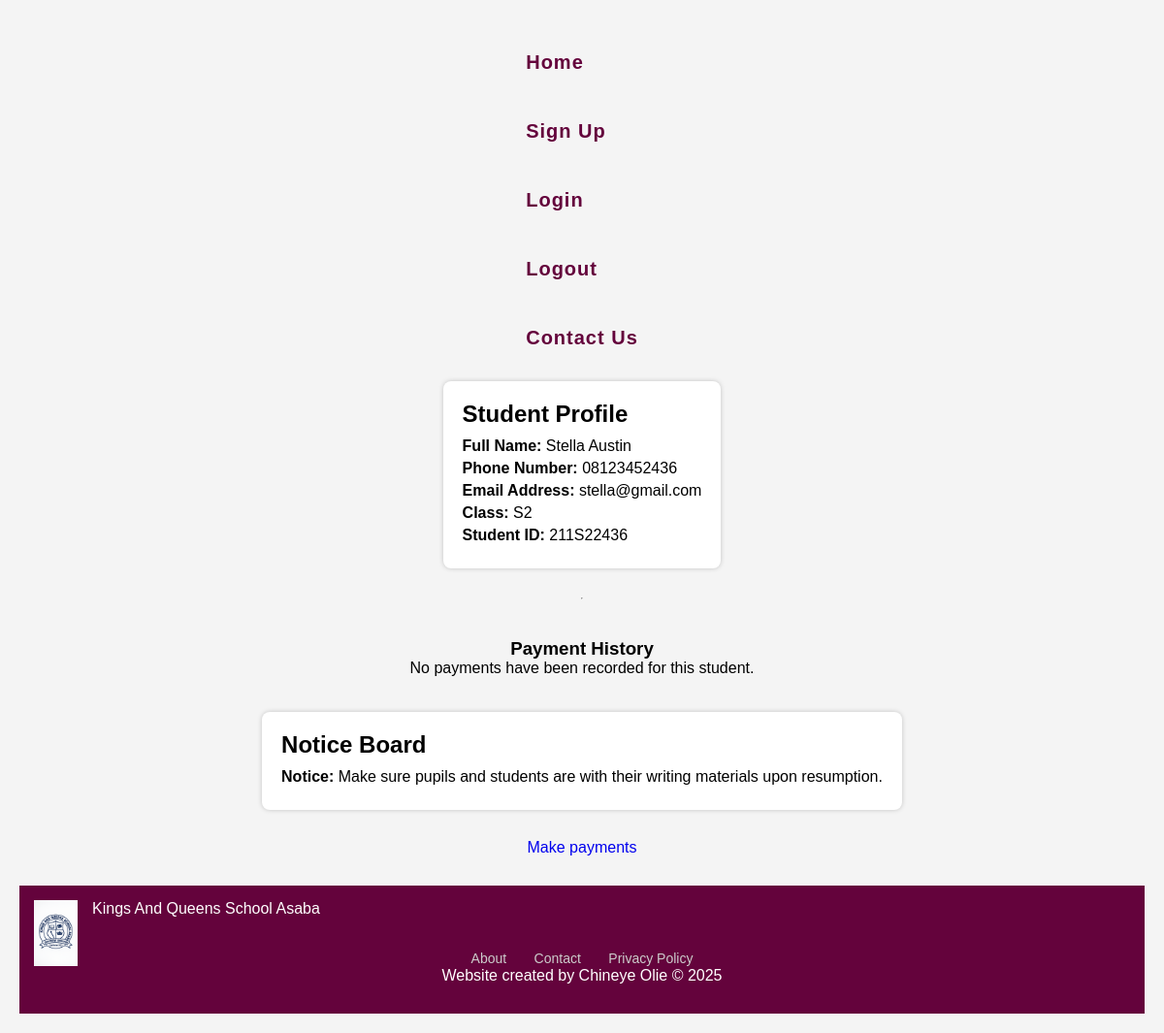
The app's page /adminstudent_profile/211S22436 with its own data.
### website/models.py (models this page shows)
class User(db.Model, UserMixin):
    id = db.Column(db.Integer, primary_key=True)
    student_id = db.Column(db.String(20), nullable=False)
    name = db.Column(db.String(100))
    email = db.Column(db.String(150), unique=True)
    phone = db.Column(db.String(20), nullable=False)
    password = db.Column(db.String(150), nullable=False)
    class_level = db.Column(db.String(10), nullable=False)

class NoticeBoard(db.Model, UserMixin):
    id = db.Column(db.Integer, primary_key=True)
    content= db.Column(db.Text)

### website/input.py (the view)
@input.route('/adminstudent_profile/<student_id>')
def student_profile(student_id):
    user = User.query.filter_by(student_id=student_id).first_or_404()
    payments = Payment.query.filter_by(student_id=student_id).all()
    notice = (NoticeBoard.query.order_by(NoticeBoard.id.desc()).first())
    return render_template("/admin/adminstudent_profile.html", user=user, payments=payments, notice=notice)

### website/templates/admin/adminstudent_profile.html (shortened to what this page needs)
<!DOCTYPE html>
<html lang="en">
<head>
    <link href="static/style.css" rel="stylesheet" >
</head>
<body>
    <nav>
        <ul>
            <li><a id="home" href="/">Home</a></li>
      <li><a id="signUp" href="/signup">Sign Up</a></li>
      <li><a id="login" href="/login">Login</a></li>
      <li><a id="logout" href="/logout">Logout</a></li>
      <li><a id="contact" href="/contact">Contact Us</a></li>
        </ul>
    </nav>
    <div class="profile-box">
        <div class="profile-title">Student Profile</div>
        <p class="profile-field"><strong>Full Name:</strong> {{ user.name }}</p>
        <p class="profile-field"><strong>Phone Number:</strong> {{ user.phone }}</p>
        <p class="profile-field"><strong>Email Address:</strong> {{ user.email }}</p>
        <p class="profile-field"><strong>Class:</strong> {{ user.class_level }}</p>
        <p class="profile-field"><strong>Student ID:</strong> {{ user.student_id }}</p>
    </div>
    <hr>
    <h3>Payment History</h3>
    {% if payments %}
        <table>
            <tr>
                <th>Amount Paid</th>
                <th>Date Paid</th>
                <th>Balance</th>
            </tr>
            {% for payment in payments %}
            <tr>
                <td>{{ payment.amount_paid }}</td>
                <td>{{ payment.date_paid }}</td>
                <td>{{ payment.balance }}</td>
            </tr>
            {% endfor %}
        </table>
    {% else %}
        <p>No payments have been recorded for this student.</p>
    {% endif %}
    <br><br>
    <div class="profile-box">
      <div class="profile-title">Notice Board</div>
      <p class="profile-field"><strong>Notice:</strong> {{ notice.content }}</p>
      </div>
  <p><a href="/payment">Make payments</p></a>
    <footer class="footer">
        <div class="footer-content">
          <img src= "{{ url_for('static', filename='file_0000000051a8620a8e2cce67cac70511.png') }}" alt="school logo" class="footer-logo">
      </div>
      <p class="footer-writing">Kings And Queens School Asaba</p>
      <br><br>
      <div class="footer-links">
        <a href="/about">About</a>
        <a href="/contact">Contact</a>
        <a href="/privacypolicy">Privacy Policy</a>
      </div>
        <p> Website created by Chineye Olie &copy; 2025</p>
      </footer>
</body>
</html>

### website/static/style.css (style rules this page uses)
body { background-color: #f0f0f0; font-family:sans-serif; display: flex; flex-direction: column; align-items: center; margin: 0; }
nav ul { list-style-type: none; padding: 0; }
nav ul li { display: inline; margin: 0 15px; }
nav ul li a { color: white; text-decoration: none; font-weight: bold; }
footer { margin-top: 30px; text-align: center; color: #555; }
.footer { background-color: rgb(100, 3, 60);; color: #fff; width: 100%; padding: 30px 0; text-align: center; position: relative; left: 0; bottom: 0; }
.footer-content { display: flex; flex-direction: column; align-items: center; gap: 15px; }
.footer-logo { width: 35px; height: auto; position: absolute; top: 15px; left: 15px; z-index: 2; }
.footer-writing { position: absolute; top: 15px; left: 75px; z-index: 2; }
.footer-links a { color: #ccc; margin: 0 12px; text-decoration: none; font-size: 14px; }
a { text-decoration: none; }
.profile-box { background: white; padding: 20px; margin-bottom: 30px; border-radius: 8px; box-shadow: 0 0 5px rgba(0,0,0,0.2); }
.profile-title { font-size: 24px; margin-bottom: 10px; font-weight: bold; }
.profile-field { margin: 5px 0; font-size: 16px; }
h3 { margin-top: 40px; }
body { font-family: Arial, sans-serif; padding: 20px; background: #f4f4f4; }
* { margin: 0; padding: 0; box-sizing: border-box; font-family: sans-serif; }
ul { width: 100%; list-style: none; }
ul li { display: block; width: 100%; }
ul li a { color: white; padding:15px 10px; text-decoration: none; display: block; font-size: 20px; letter-spacing: 1px; position: relative; transition: 0.3s; overflow: hidden; }

### website/templates/admin/adminstudent_profile.html (style rules this page uses)
body { font-family: Arial, sans-serif; padding: 20px; background: #f4f4f4; }
.profile-box { background: white; padding: 20px; margin-bottom: 30px; border-radius: 8px; box-shadow: 0 0 5px rgba(0,0,0,0.2); }
.profile-title { font-size: 24px; margin-bottom: 10px; font-weight: bold; }
.profile-field { margin: 5px 0; font-size: 16px; }
h3 { margin-top: 40px; }
nav ul { list-style-type: none; padding: 0; }
nav ul li { display: inline; margin: 0 15px; }
nav ul li a { color: rgb(100, 3, 60); text-decoration: none; font-weight: bold; }
.footer { background-color: rgb(100, 3, 60);; color: #fff; width: 100%; padding: 30px 0; text-align: center; position: relative; left: 0; bottom: 0; }
.footer-content { display: flex; flex-direction: column; align-items: center; gap: 15px; }
.footer-logo { width: 45px; height: auto; position: absolute; top: 15px; left: 15px; z-index: 2; }
.footer-writing { position: absolute; top: 15px; left: 75px; z-index: 2; }
.footer-links a { color: #ccc; margin: 0 12px; text-decoration: none; font-size: 14px; }

### records on screen
User: name "Stella Austin", phone "08123452436", email "stella@gmail.com", class_level "S2", student_id "211S22436"
NoticeBoard: content "Make sure pupils and students are with their writing materials upon resumption."
